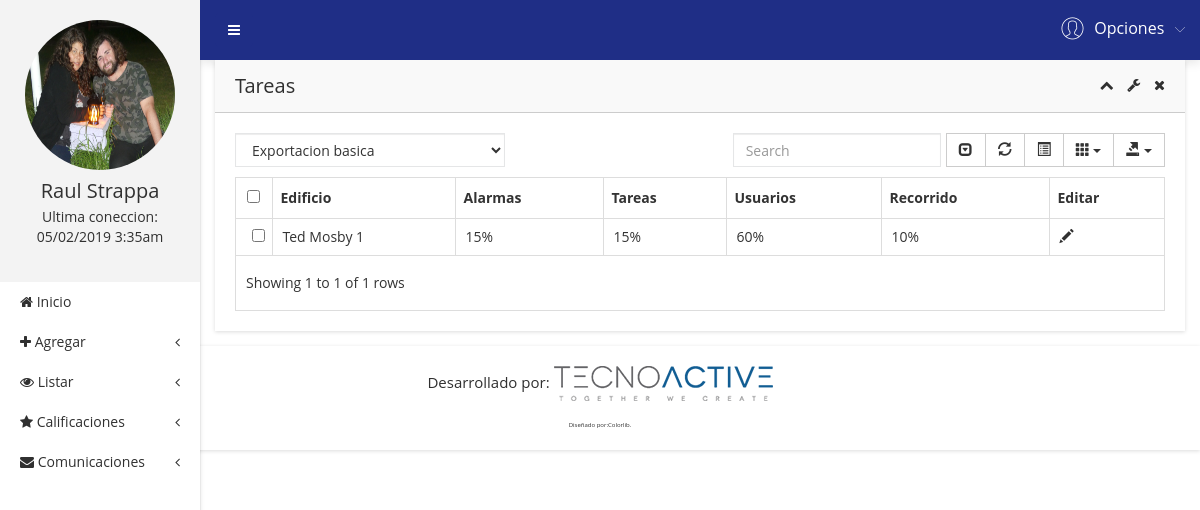
Page /?c=Usuario&a=VerPorcentajes (signed in) on the earlier database version.
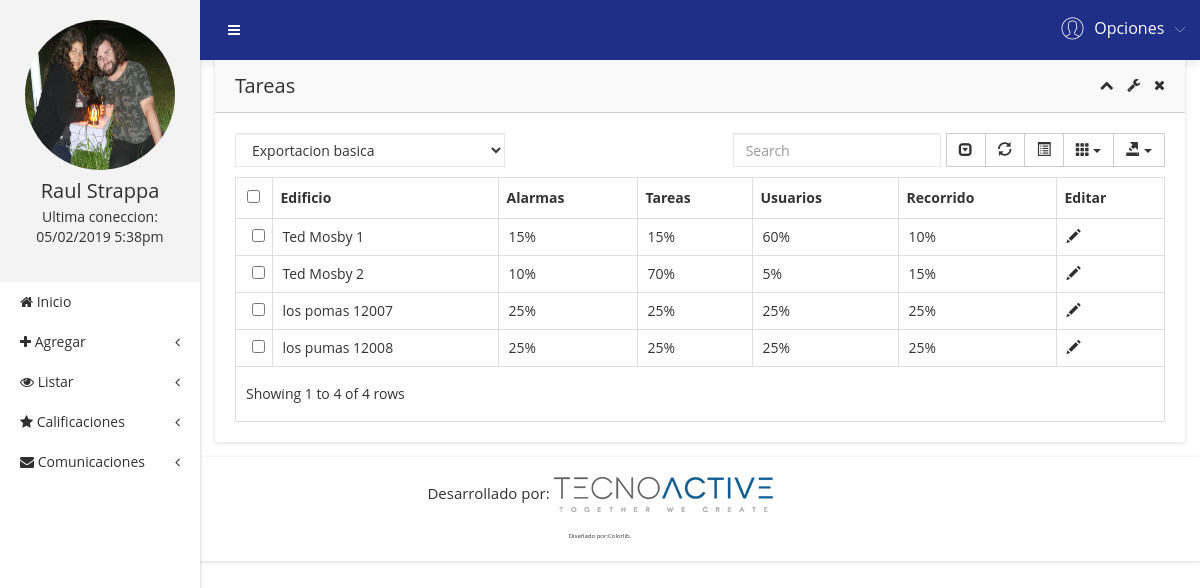
Same page on the later database version.
### tables this page shows
CREATE TABLE porcalificaciones (
  idPorc INT(11) NOT NULL AUTO_INCREMENT,
  idEdificio INT(11) NOT NULL,
  porcAlarmas INT(11) DEFAULT 25,
  porcTareas INT(11) DEFAULT 25,
  porcUsuarios INT(11) DEFAULT 25,
  porcRecorrido INT(11) DEFAULT 25,
  PRIMARY KEY (idPorc)
);

CREATE TABLE edificio (
  idEdificio INT(6) NOT NULL AUTO_INCREMENT,
  idComunidad INT(6) NOT NULL,
  direccionEdificio VARCHAR(200) NOT NULL,
  PRIMARY KEY (idEdificio)
);

### controller/usuario.controller.php (called while the page is built, shortened)
<?php
require_once 'model/porcalificaciones.php';
class UsuarioController
{
    public function VerPorcentajes()
    {
      $p = new PorCalificaciones();
      require_once 'view/header.php';
      require_once 'view/listarPorcentajes.php';
      require_once 'view/footer.php';
    }
}
 ?>

### model/database.php (called while the page is built, shortened)
<?php
class Database
{
	public static function Conn()
	{
		$conn = new PDO('mysql:host=localhost;dbname=awake','root','',array(PDO::MYSQL_ATTR_INIT_COMMAND=>'SET NAMES \'UTF8\''));
		$conn -> setAttribute(PDO::ATTR_ERRMODE,PDO::ERRMODE_EXCEPTION);
		return $conn;
	}
}
?>

### model/porCalificaciones.php (called while the page is built, shortened)
<?php
class PorCalificaciones
{
  private $conn;
  public function __CONSTRUCT()
   {
       try
       {
         $this->conn = Database::Conn();
       }
       catch(Exception $e)
       {
         die($e->getMessage());
       }
   }
   public function listar()
   {
      $sql = $this->conn->prepare("SELECT * FROM porcalificaciones JOIN edificio using(idEdificio)");
      $sql->execute();
      return $sql->fetchAll(PDO::FETCH_OBJ);
   }
}
 ?>

### view/listarPorcentajes.php (the view, shortened to what this page needs)
<div class="admin-dashone-data-table-area">
    <div class="container-fluid">
        <div class="row">
            <div class="col-lg-12">
                <div class="sparkline8-list shadow-reset">
                    <div class="sparkline8-hd">
                        <div class="main-sparkline8-hd">
                            <h1>Tareas</h1>
                            <div class="sparkline8-outline-icon">
                                <span class="sparkline8-collapse-link"><i class="fa fa-chevron-up"></i></span>
                                <span><i class="fa fa-wrench"></i></span>
                                <span class="sparkline8-collapse-close"><i class="fa fa-times"></i></span>
                            </div>
                        </div>
                    </div>
                    <div class="sparkline8-graph">
                        <div class="datatable-dashv1-list custom-datatable-overright">
                            <div id="toolbar">
                                <select class="form-control">
                                    <option value="">Exportacion basica</option>
                                </select>
                            </div>
                            <table id="table" data-toggle="table" data-pagination="true" data-search="true" data-show-columns="true" data-show-pagination-switch="true" data-show-refresh="true" data-key-events="true" data-show-toggle="true" data-resizable="true" data-cookie="true" data-cookie-id-table="saveId" data-show-export="true" data-click-to-select="true" data-toolbar="#toolbar">
                                <thead>
                                    <tr>
                                        <th data-field="Edificio" data-editable="true">Edificio</th>
                                        <th data-field="Alarmas" data-editable="true">Alarmas</th>
                                        <th data-field="Tareas" data-editable="true">Tareas</th>
                                        <th data-field="Usuarios" data-editable="true">Usuarios</th>
                                        <th data-field="Recorrido" data-editable="true">Recorrido</th>
                                        <th data-field="Editar" data-editable="true">Editar</th>
                                    </tr>
                                </thead>
                                <tbody>
                                    <?php foreach ($p->listar() as $row): ?>
                                      <tr>
                                        <td><?php echo $row->direccionEdificio ?></td>
                                        <td><?php echo $row->porcAlarmas.'%' ?></td>
                                        <td><?php echo $row->porcTareas.'%' ?></td>
                                        <td><?php echo $row->porcUsuarios.'%' ?></td>
                                        <td><?php echo $row->porcRecorrido.'%' ?></td>
                                      <td class="centrado"><a href="?c=Usuario&a=AsignarPorcentajes&id=<?php echo $row->idEdificio ?>"<span class="glyphicon glyphicon-pencil"></span></a></td>
                                      </tr>
                                    <?php endforeach; ?>
                                </tbody>
                            </table>
                        </div>
                    </div>
                </div>
            </div>
        </div>
    </div>
</div>
</div>
</div>

### index.php (shortened to what this page needs)
<?php
require_once 'model/database.php';
$controller = 'usuario';
if(!isset($_REQUEST['c']))
{
	require_once "controller/$controller.controller.php";
	$controller = ucwords($controller) .'Controller';
	$controller = new $controller;
	$controller->Index();
}
else
{
	$accion = $_REQUEST['a'];
	$controller = new $controller;
	call_user_func(array($controller,$accion));
}
?>

### view/header.php (shortened to what this page needs)
<!doctype html>
<html class="no-js" lang="en">
<head>
    <link rel="stylesheet" href="assets/css/bootstrap.min.css">
    <link rel="stylesheet" href="assets/css/font-awesome.min.css">
    <link rel="stylesheet" href="assets/css/adminpro-custon-icon.css">
    <link rel="stylesheet" href="assets/css/meanmenu.min.css">
    <link rel="stylesheet" href="assets/css/jquery.mCustomScrollbar.min.css">
    <link rel="stylesheet" href="assets/css/animate.css">
    <link rel="stylesheet" href="assets/css/data-table/bootstrap-table.css">
    <link rel="stylesheet" href="assets/css/data-table/bootstrap-editable.css">
    <link rel="stylesheet" href="assets/css/normalize.css">
    <link rel="stylesheet" href="assets/css/c3.min.css">
    <link rel="stylesheet" href="assets/css/form/all-type-forms.css">
    <link rel="stylesheet" href="assets/css/form.css">
    <link rel="stylesheet" href="assets/style.css">
    <link rel="stylesheet" href="assets/css/responsive.css">
    <link rel="stylesheet" href="assets/css/miCSS.css">
</head>
<body class="materialdesign">
    <div class="wrapper-pro">
        <div class="left-sidebar-pro">
            <nav id="sidebar">
                <div class="sidebar-header">
                    <a href="?c=Usuario&a=MiPerfil"><img src="<?php echo $_SESSION['fotoPerfil'] ?>" alt="" />
                    </a>
                    <h3><?php echo $_SESSION['nombre'] ?></h3>
                    <p>Ultima coneccion: <br> <?php echo $_SESSION['ultimaConexion'] ?></p>
                </div>
                <div class="left-custom-menu-adp-wrap">
                    <ul class="nav navbar-nav left-sidebar-menu-pro">
                        <li class="nav-item">
                            <a href="?c=Usuario&a=Dashboard" role="button" ><i class="fa big-icon fa-home"></i> <span class="mini-dn">Inicio</span> <span class=><i class=""></i></span></a>
                        </li>
                        <li class="nav-item"><a href="#" data-toggle="dropdown" role="button" aria-expanded="false" class="nav-link dropdown-toggle"><i class="fa big-icon fa-plus"></i> <span class="mini-dn">Agregar</span> <span class="indicator-right-menu mini-dn"><i class="fa indicator-mn fa-angle-left"></i></span></a>
                        </li>
                        <li class="nav-item"><a href="#" data-toggle="dropdown" role="button" aria-expanded="false" class="nav-link dropdown-toggle"><i class="fa big-icon fa-eye"></i> <span class="mini-dn">Listar</span> <span class="indicator-right-menu mini-dn"><i class="fa indicator-mn fa-angle-left"></i></span></a>
                        </li>
                        <li class="nav-item"><a href="#" data-toggle="dropdown" role="button" aria-expanded="false" class="nav-link dropdown-toggle"><i class="fa big-icon fa-star"></i> <span class="mini-dn">Calificaciones</span> <span class="indicator-right-menu mini-dn"><i class="fa indicator-mn fa-angle-left"></i></span></a>
                        </li>
                        <li class="nav-item"><a href="#" data-toggle="dropdown" role="button" aria-expanded="false" class="nav-link dropdown-toggle"><i class="fa big-icon fa-envelope"></i> <span class="mini-dn">Comunicaciones</span> <span class="indicator-right-menu mini-dn"><i class="fa indicator-mn fa-angle-left"></i></span></a>
                        </li>
                    </ul>
                </div>
            </nav>
        </div>
        <div class="content-inner-all">
            <div class="header-top-area">
                <div class="fixed-header-top">
                    <div class="container-fluid">
                        <div class="row">
                            <div class="col-lg-1 col-md-6 col-sm-6 col-xs-12">
                                <button type="button" id="sidebarCollapse" class="btn bar-button-pro header-drl-controller-btn btn-info navbar-btn">
                                    <i class="fa fa-bars"></i>
                                </button>
                            </div>
                            <div class="col-lg-5 col-md-5 col-sm-6 col-xs-12">
                                <div class="header-right-info">
                                    <ul class="nav navbar-nav mai-top-nav header-right-menu">
                                        <li class="nav-item">
                                            <a href="#" data-toggle="dropdown" role="button" aria-expanded="false" class="nav-link dropdown-toggle">
                                                <span class="adminpro-icon adminpro-user-rounded header-riht-inf"></span>
                                                <span class="admin-name">Opciones</span>
                                                <span class="author-project-icon adminpro-icon adminpro-down-arrow"></span>
                                            </a>
                                        </li>
                                    </ul>
                                </div>
                            </div>
                        </div>
                    </div>
                </div>
            </div>

### view/footer.php (shortened to what this page needs)
<div class="footer-copyright-area">
    <div class="container-fluid">
        <div class="row">
            <div class="col-lg-12">
                <div class="footer-copy-right">
                    <p>Desarrollado por: <a href="https://tecnoactive.cl"><img src="assets/img/logo/tecnoActive.png"></img></a></p>
                    <br><p style="font-size:6px;">Diseñado por:<a href="https://colorlib.com">Colorlib</a>.</p>
                </div>
            </div>
        </div>
    </div>
</div>
</body>
</html>

### assets/css/miCSS.css (style rules this page uses)
.centrado { text-align: center; }

Differences in the rows shown:
added porcalificaciones: idEdificio.direccionEdificio "Ted Mosby 2", porcAlarmas "10", porcTareas "70", porcUsuarios "5", porcRecorrido "15"
added porcalificaciones: idEdificio.direccionEdificio "los pomas 12007", porcAlarmas "25", porcTareas "25", porcUsuarios "25", porcRecorrido "25"
added porcalificaciones: idEdificio.direccionEdificio "los pumas 12008", porcAlarmas "25", porcTareas "25", porcUsuarios "25", porcRecorrido "25"
Other differences:
$_SESSION['ultimaConexion']: "05/02/2019 3:35am" → "05/02/2019 5:38pm"
text written by a page script: "Showing 1 to 1 of 1 rows" → "Showing 1 to 4 of 4 rows"
